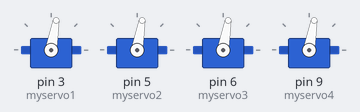
Simulated run of this sketch. Board: Arduino Uno, built with avr-gcc and run on an emulated ATmega328P. Shown: 4 × servo.

Above: at 0.2 s.
Timing chart, 0 to 1.7 s (numbered marks = the images above):
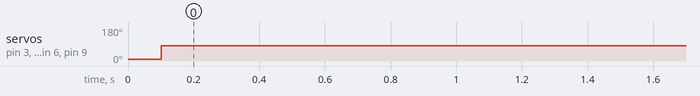

Measured:
- by itself, servo on pin 3 (myservo1), servo on pin 5 (myservo2), servo on pin 6 (myservo3), servo on pin 9 (myservo4): 10° → 80° at 0.10 s

The sketch:

servoControl.ino
```cpp
#include <Servo.h>

Servo myservo1,myservo2,myservo3,myservo4;


void setup() {
     myservo1.attach(3);
     myservo2.attach(5);
    myservo3.attach(6);
    myservo4.attach(9);
    // armin motor
    myservo1.write(10);
    myservo2.write(10);
    myservo3.write(10);
    myservo4.write(10);
    delay(100);
}

void loop() {
     myservo1.write(80);
    myservo2.write(80);
    myservo3.write(80);
   myservo4.write(80);
}
```
